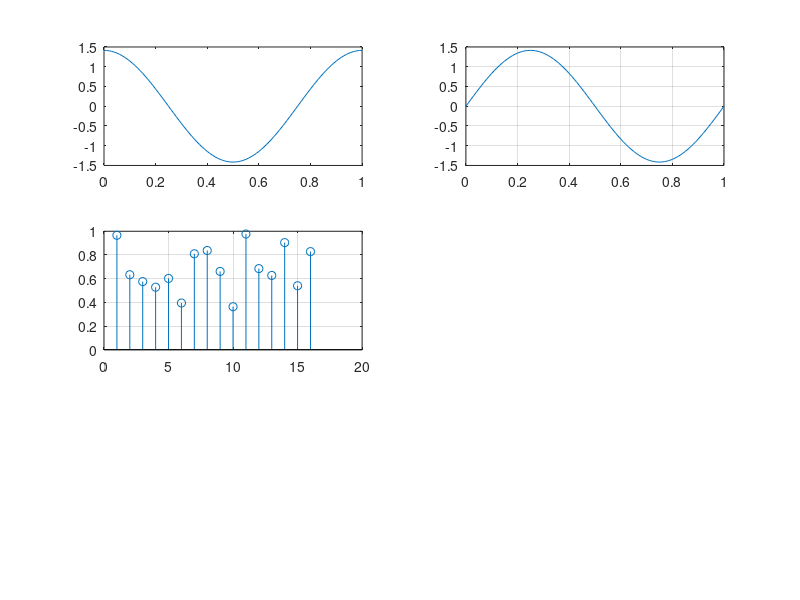

The MATLAB script that drew this image: (Note: this script raises an error after producing the figure.)
% generating carrier signals

tb=1;
t=0:tb/100:tb;
f=1;
c1= sqrt(2/tb)*cos(2*pi*f*t);
c2= sqrt(2/tb)*sin(2*pi*f*t); 
subplot(3,2,1);    % plotting carrier signals
plot(t,c1);
subplot(3,2,2);
plot(t,c2);
grid on;

% generating message signal
N=16;
m=rand(1,N);
t1=0;
t2=tb;
subplot(3,2,3);    % plotting message signal
stem(m);
grid on;

% qpsk modulating code

for i=1:2:(N-1)
if m(i)>0.5
m(i)=1;
ms=ones(1,length(t));
else
m(i)=0;
ms= -1 * ones(1,length(t));
end
odd_sig(i,:) = c1 .* ms;

if m(i+1)>0.5
m(i+1)=1;
ms=ones(1,length(t));
else
m(i+1)=0;
ms= -1* ones(1,length(t));
end
evensig(i,:)=c1 .* ms;

qpsk=oddsig + evensig;

subplot(3,2,4); % plotting qpsk modulated signal   
plot(t,qpsk);
grid on;
hold on;

% qpsk demodulating code

t1= t1+(tb+0.01);
t2= t2+(tb+0.01);
end
hold off;
t1=0;
t2=tb;
for i=1:N-1
t=t1:tb/100:t2;
x1=sum(c1 .*qpsk);
x2=sum(c2 .*qpsk);
if (x1>0 && x2>0)
demod(i)=1;
demod(i+1)=1;
elseif (x1>0 && x2<0)
demod(i)=1;
demod(i+1)=0;
elseif (x1<0 && x2>0)
demod(i)=0;
demod(i+1)=1;
else
demod(i)=0;
demod(i+1)=0;
end
end
subplot(3,2,5);    % plotting demodulated signal
stem(demod);
grid on;
